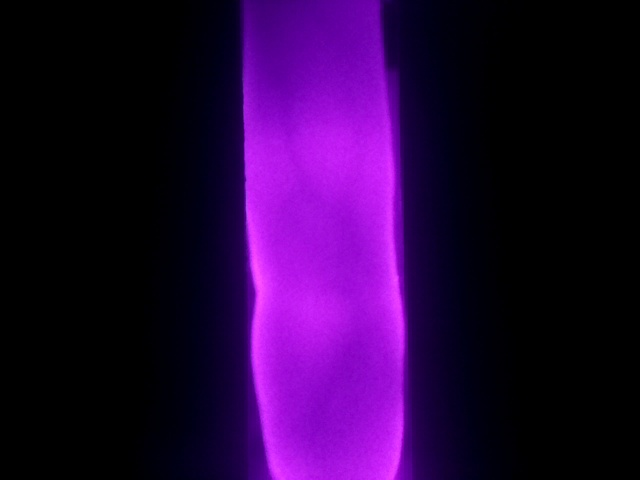
#> input picture Dorameong/save/Doraemon/banding.jpg, 640 x 480 px, found by its file name; its folder holds only this picture in this run
$ python doraemon.py
#> lines starting #> are read from the running program, lines starting #| are printed output that depends on the picture; after the words box and inside, x2 and y2 are one past the last pixel; in counts of white or black regions, pixels touching at a corner belong together
### utils/gray_scale.py
import os

import cv2
import numpy as np

def grayScale(img, fromCV2 = True):
    if fromCV2:
        newImg = cv2.cvtColor(img, cv2.COLOR_BGR2GRAY)
        return newImg.astype(np.uint8)
    else:
        height, width, channel = img.shape
        newImage = np.zeros(shape=(height,width,1))

        y = 0
        for piyel in img:
            x = 0
            for pixel in piyel:
                b,g,r = pixel
                newImage[y][x]=int( 0.11*b + 0.59*g + 0.3*r )
                x+=1
            y+=1

        return newImage.astype(np.uint8)

### utils/histogram.py
import cv2
import numpy as np

from .gray_scale import grayScale as gray
from .img_converter import rgbgr

# [19 lines left out: functions hist, equalize, not called in this run]

def clahe(img, clip = 20, grid = (20,20)):
    varClahe = cv2.createCLAHE(clipLimit = clip , tileGridSize = grid)
    try:
        channel = img.shape[2]
    except:
        channel = 1
    if channel == 1:
        return varClahe.apply(img)
    else:
        return varClahe.apply(gray(img,True))

### utils/threshold.py
import cv2
import numpy as np

from .gray_scale import grayScale as gray #from gray_scale

def monoChrome(img, fromCV2 = True, threshold = 127, invert = False):
    if fromCV2:
        try:
            channel = img.shape[2]
        except:
            channel = 1
        if channel == 3:
            grayImg = gray(img,fromCV2)
        elif channel == 1:
            grayImg = img
        mode = cv2.THRESH_BINARY_INV if invert else cv2.THRESH_BINARY
        newImg = cv2.threshold(grayImg, threshold, 255, mode)[1]
        return newImg

def truncate(img, threshold = 127):
    grayImg = gray(img, fromCV2 = True)
    return cv2.threshold(grayImg, threshold, 255, cv2.THRESH_TRUNC)[1]

def toZero(img, threshold = 127):
    grayImg = gray(img, fromCV2 = True)
    return cv2.threshold(grayImg, threshold, 255, cv2.THRESH_TOZERO)[1]

def toZeroInv(img, threshold = 127):
    grayImg = gray(img, fromCV2 = True)
    return cv2.threshold(grayImg, threshold, 255, cv2.THRESH_TOZERO_INV)[1]

def otsu(img, threshold = 127):
    grayImg = gray(img, fromCV2 = True)
    return cv2.threshold(grayImg, threshold, 255, cv2.THRESH_OTSU)[1]

def inRange(img, lower, upper):
    img = cv2.cvtColor(img, cv2.COLOR_BGR2HSV)
    return cv2.inRange(img, lower, upper)

### utils/blur.py
import os

import cv2
import numpy as np

# [11 lines left out: functions blur, gauss, not called in this run]

def median(img, kernel=(5,5)):
    try:
        len(kernel)
        for i, kern in enumerate(kernel) :
            if kern % 2 == 0 :
                kernel[i] += 1
        kernel = kernel[0]
    except:
        pass

    return cv2.medianBlur(img, kernel).astype(np.uint8)

__all__ = ['blur,gauss,median']

### utils/doraemon.py
import os

import cv2
import numpy as np

from .gray_scale import grayScale as gray
from .histogram import clahe
from .blur import median
from .threshold import monoChrome as mono

persons = ["Doraemon","Dorami","Giant","Nobita","Shizuka","Suneo"]
# [15 lines of commented-out code are left out]
global means
means = []

def initial():
    global means
    for i, person in enumerate(persons):
        means.append(_doramean(cv2.imread(f"Dorameong/save/{person}/banding.jpg")))

def _doraemon(img):
    image = img.copy()
#> image is the input picture: shape (480, 640, 3); mean B, G, R 60.5, 4.3, 40.6
    image = image[:,250:400]
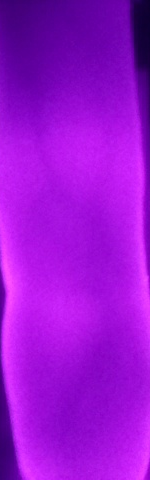
#> image: shape (480, 150, 3); mean B, G, R 211.3, 17.4, 156.2
    #cv2.imwrite("crop.jpg", image)

    toMono = gray(image)
#> in grayScale, `newImg = cv2.cvtColor(img, cv2.COLOR_BGR2GRAY)`:
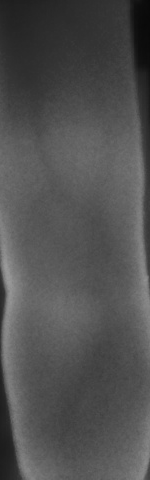
#> newImg: shape (480, 150); min 8, max 155, mean 81
    #cv2.imwrite("gray.jpg", toMono)

    for x in range(0,3):
        toMono = median(toMono, (5,5))
    #cv2.imwrite("median1.jpg", toMono)

    toMono = clahe(toMono)
#> in clahe, `return varClahe.apply(img)`:
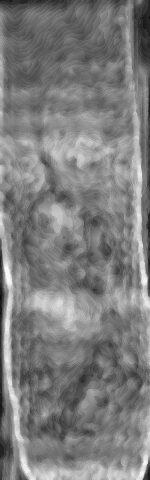
#> returned value: shape (480, 150); min 4, max 255, mean 125.3
    #cv2.imwrite("clahe.jpg", toMono)

    toMono = mono(toMono)
#> in monoChrome, `newImg = cv2.threshold(grayImg, threshold, 255, mode)[1]`:
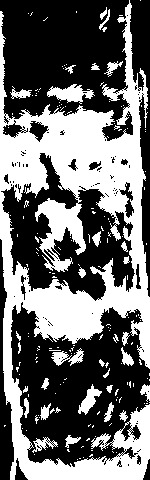
#> newImg: shape (480, 150); 42.4% white; 180 white regions (149 under 20 px), largest, box (x1, y1, x2, y2) and area: (0, 0, 150, 480) 27266, (47, 84, 95, 104) 494, (78, 384, 102, 415) 299
    #cv2.imwrite("mono127.jpg", toMono)
    #toMono = otsu(toMono)

    for x in range(0,3):
        toMono = median(toMono, (5,5))
#> this loop made 3 passes
#> pass 1, in _doraemon, `toMono = median(toMono, (5,5))`:
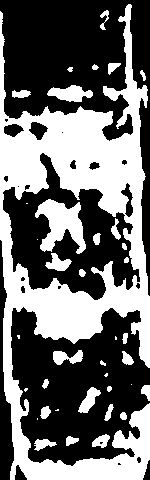
#> toMono: shape (480, 150); 41.8% white; 38 white regions (9 under 20 px), largest, box (x1, y1, x2, y2) and area: (0, 4, 150, 480) 25612, (35, 199, 86, 254) 1521, (47, 85, 93, 102) 482
#> pass 3, in _doraemon, `toMono = median(toMono, (5,5))`:
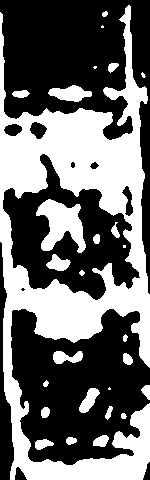
#> toMono: shape (480, 150); 41.4% white; 27 white regions (5 under 20 px), largest, box (x1, y1, x2, y2) and area: (0, 5, 150, 480) 25893, (36, 199, 86, 253) 1507, (48, 85, 92, 102) 462
    #cv2.imwrite("median2.jpg", toMono)
    return toMono

def _doramean(img):
    image = _doraemon(img)

    imgheight=image.shape[0]
#> imgheight = 480
    imgwidth=image.shape[1]
#> imgwidth = 150

    y1,x1 = (0,0)
    M = imgheight//15
#> M = 32
    N = imgwidth//7
#> N = 21
    mean = []
    for y in range(0,imgheight,M):
        for x in range(0, imgwidth, N):
            y1 = y + M
            x1 = x + N
            tiles = image[y:y+M,x:x+N]
            mean.append(cv2.mean(tiles))
            cv2.rectangle(image, (x, y), (x1, y1), (0, 255, 0))
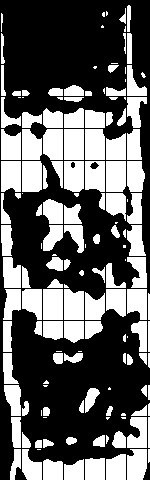
#> image: shape (480, 150); 38.1% white; 151 white regions (37 under 20 px), largest, box (x1, y1, x2, y2) and area: (64, 129, 84, 160) 620, (43, 289, 63, 320) 620, (22, 161, 42, 192) 613
#> after the loop, mean = 120 items, first 6: (18.21, 0, 0, 0), (0, 0, 0, 0), (0, 0, 0, 0), (0, 0, 0, 0), (7.59, 0, 0, 0), (24.29, 0, 0, 0)
            # cv2.imwrite("save/" + str(x) + '_' + str(y)+".png",tiles)
    #cv2.imwrite("separate.jpg", image)
    return mean

initial()
def doraemon(img):
    global means
    mean = _doramean(img)
    deviasi = []
    for firstMean in means:
        deviasi.append(abs(sum(np.array(firstMean)-np.array(mean))[0]))
    print(deviasi)
    min_value = min(deviasi)
    min_index=deviasi.index(min_value)
    print(persons[min_index])
    return _doraemon(img)
